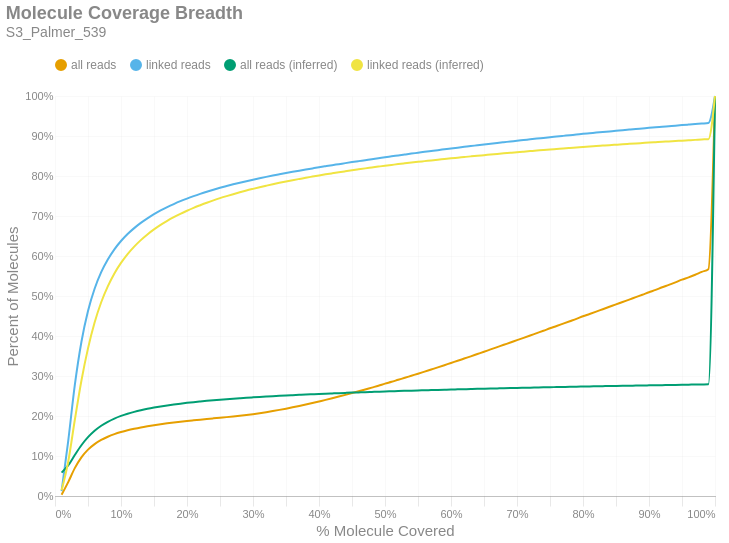

Write notebook code for a chart like this one.
### Markdown cell above
### Molecule Read Coverage
This chart shows molecule coverage breadth as computed by the number of bases aligned to that molecule. In other words, "*how much of each unique long molecule is actually sequenced/aligned?*" Keep in mind there is a distinction between sequences and alignments, since some sequences belonging to a particular molecule may not align well and wouldn't appear in the alignment data. This chart also shows molecule coverage breadth as computed by the *inferred fragment* from which the aligned sequences originate. Unlike read coverage, this calculation takes into account the total insert size, including unsequenced gaps between the forward and reverse reads. Like the previous figures, these are cumulative percents.

### Code cell
if SKIPLR:
    print_html(f"Skipped")
else:
    binned_df = consolidated_hist(valids['coverage_bp'], mask, 0.01, True)
    binned_df_inf = consolidated_hist(valids['coverage_inserts'], mask, 0.01, True)
    binned_df = binned_df.with_columns(pl.lit(binned_df_inf['all reads (cumsum)']).alias('all reads (inferred)'))
    binned_df = binned_df.with_columns(pl.lit(binned_df_inf['linked reads (cumsum)']).alias('linked reads (inferred)'))
    binned_df = binned_df.with_columns(
        (pl.col('bin').cast(pl.Float64) + 0.01).alias('right_edge')
    )

    with SafeRender(binned_df):
        (
            density_plot(binned_df, 'Molecule Coverage Breadth', samplename, 'molcov', ['all reads (inferred)','linked reads (inferred)'])
            .encode(
                #x=alt.X('bin:Q', title="% Molecule Covered").axis(format = '%').scale(padding=0),
                x=alt.X('right_edge:Q', title="% Molecule Covered").axis(format='%').scale(padding=0),
                y=alt.Y('value:Q', title='Percent of Molecules')
                    .axis(format='%')
                    .stack(False)
                    .scale(domainMin=0, padding=0),
                color=alt.Color("key:N").scale(domain = ["all reads", "linked reads", "all reads (inferred)", "linked reads (inferred)"]),
                tooltip = [
                    alt.Tooltip("key:N", title = "Data Type"),
                    alt.Tooltip("range_label:N", title="% Molecule Covered"),
                    alt.Tooltip("value:Q", format = ".2%", title="% Molecules")
                ]
            )
        ).display()

### Figure 1 — Vega-Lite specification as saved in the notebook (floating-point values rounded to 4 significant figures)
{"width": "container", "height": 400, "config": {"title": {"anchor": "start", "dy": -15, "fontSize": 18, "color": "#888888", "subtitleColor": "#888888", "subtitleFontSize": 14}, "arc": {"fill": "#0072B2"}, "axis": {"domainColor": "#888888", "domainWidth": 0.5, "gridWidth": 0.2, "grid": false, "titleFontWeight": 400, "titleFontSize": 15, "labelFontSize": 11, "labelColor": "#888888", "tickColor": "#888888", "tickWidth": 0.2, "titleColor": "#888888"}, "axisBand": {"grid": false}, "axisX": {"grid": true, "tickSize": 10, "domainCap": "round"}, "axisY": {"domain": false, "grid": true, "tickSize": 0, "domainCap": "round"}, "background": "transparent", "header": {"labelFontSize": 15, "labelColor": "#888888", "titleFontSize": 15, "titleFontWeight": 600, "titleColor": "#888888"}, "legend": {"labelFont": "sans-serif", "labelFontSize": 12, "labelColor": "#888888", "symbolSize": 100, "symbolType": "circle", "titleFontSize": 12, "titlePadding": 10, "titleColor": "#888888", "title": null, "orient": "top"}, "range": {"category": ["#E69F00", "#56B4E9", "#009E73", "#F0E442", "#0072B2", "#D55E00", "#CC79A7", "#000000"], "diverging": ["#cfe8f3", "#a2d4ec", "#73bfe2", "#46abdb", "#1696d2", "#12719e"]}, "area": {"fill": "#0072B2", "fillOpacity": 0.7, "line": true, "strokeOpacity": 0.7}, "line": {"color": "#0072B2", "stroke": "#0072B2", "strokeWidth": 2}, "trail": {"color": "#0072B2", "stroke": "#0072B2", "strokeWidth": 0, "size": 1}, "point": {"filled": true, "fillOpacity": 1.0, "size": 95}, "text": {"color": "#888888", "fontSize": 11, "align": "right", "fontWeight": 400, "size": 11}, "bar": {"fill": "#0072B2", "stroke": null}, "view": {"stroke": null, "continuousWidth": 660, "continuousHeight": 400}}, "data": {"name": "data-ad52a35de80c7991b611c7441a8c6ba6"}, "mark": {"type": "line", "interpolate": "monotone", "point": {"opacity": 0, "size": 275}}, "encoding": {"color": {"field": "key", "scale": {"domain": ["all reads", "linked reads", "all reads (inferred)", "linked reads (inferred)"]}, "type": "nominal"}, "tooltip": [{"field": "key", "title": "Data Type", "type": "nominal"}, {"field": "range_label", "title": "% Molecule Covered", "type": "nominal"}, {"field": "value", "format": ".2%", "title": "% Molecules", "type": "quantitative"}], "x": {"axis": {"format": "%"}, "field": "right_edge", "scale": {"padding": 0}, "title": "% Molecule Covered", "type": "quantitative"}, "y": {"axis": {"format": "%"}, "field": "value", "scale": {"domainMin": 0, "padding": 0}, "stack": false, "title": "Percent of Molecules", "type": "quantitative"}}, "params": [{"name": "param_c36ac31b6afebe62", "select": {"type": "point", "fields": ["key"]}, "bind": "legend"}], "title": {"text": "Molecule Coverage Breadth", "subtitle": "S3_Palmer_539"}, "transform": [{"fold": ["all reads (cumsum)", "linked reads (cumsum)", "all reads (inferred)", "linked reads (inferred)"]}, {"calculate": "replace(datum.key, ' (cumsum)', '')", "as": "key"}, {"filter": {"param": "param_c36ac31b6afebe62"}}], "usermeta": {"embedOptions": {"downloadFileName": "S3_Palmer_539.molcov"}}, "$schema": "https://vega.github.io/schema/vega-lite/v6.1.0.json", "datasets": {"data-ad52a35de80c7991b611c7441a8c6ba6": [{"bin": "0.0", "interval": "0.0-0.01", "all reads": 0.003364, "linked reads": 0.01233, "all reads (cumsum)": 0.003364, "linked reads (cumsum)": 0.01233, "range_label": "0.0-0.01", "all reads (inferred)": 0.05841, "linked reads (inferred)": 0.01454, "right_edge": 0.01}, {"bin": "0.01", "interval": "0.01-0.02", "all reads": 0.03142, "linked reads": 0.125, "all reads (cumsum)": 0.03479, "linked reads (cumsum)": 0.1374, "range_label": "0.01-0.02", "all reads (inferred)": 0.07645, "linked reads (inferred)": 0.08576, "right_edge": 0.02}, {"bin": "0.02", "interval": "0.02-0.03", "all reads": 0.03484, "linked reads": 0.1398, "all reads (cumsum)": 0.06963, "linked reads (cumsum)": 0.2771, "range_label": "0.02-0.03", "all reads (inferred)": 0.1025, "linked reads (inferred)": 0.19, "right_edge": 0.03}, {"bin": "0.03", "interval": "0.03-0.04", "all reads": 0.02694, "linked reads": 0.108, "all reads (cumsum)": 0.09657, "linked reads (cumsum)": 0.3851, "range_label": "0.03-0.04", "all reads (inferred)": 0.1269, "linked reads (inferred)": 0.2881, "right_edge": 0.04}, {"bin": "0.04", "interval": "0.04-0.05", "all reads": 0.01934, "linked reads": 0.07745, "all reads (cumsum)": 0.1159, "linked reads (cumsum)": 0.4626, "range_label": "0.04-0.05", "all reads (inferred)": 0.147, "linked reads (inferred)": 0.3691, "right_edge": 0.05}, {"bin": "0.05", "interval": "0.05-0.06", "all reads": 0.01392, "linked reads": 0.05559, "all reads (cumsum)": 0.1298, "linked reads (cumsum)": 0.5181, "range_label": "0.05-0.06", "all reads (inferred)": 0.1631, "linked reads (inferred)": 0.4337, "right_edge": 0.06}, {"bin": "0.06", "interval": "0.06-0.07", "all reads": 0.01038, "linked reads": 0.04139, "all reads (cumsum)": 0.1402, "linked reads (cumsum)": 0.5595, "range_label": "0.06-0.07", "all reads (inferred)": 0.1757, "linked reads (inferred)": 0.4844, "right_edge": 0.07}, {"bin": "0.07", "interval": "0.07-0.08", "all reads": 0.007968, "linked reads": 0.03168, "all reads (cumsum)": 0.1482, "linked reads (cumsum)": 0.5912, "range_label": "0.07-0.08", "all reads (inferred)": 0.1856, "linked reads (inferred)": 0.5241, "right_edge": 0.08}, {"bin": "0.08", "interval": "0.08-0.09", "all reads": 0.006422, "linked reads": 0.02549, "all reads (cumsum)": 0.1546, "linked reads (cumsum)": 0.6167, "range_label": "0.08-0.09", "all reads (inferred)": 0.1936, "linked reads (inferred)": 0.5565, "right_edge": 0.09}, {"bin": "0.09", "interval": "0.09-0.1", "all reads": 0.005252, "linked reads": 0.02075, "all reads (cumsum)": 0.1598, "linked reads (cumsum)": 0.6374, "range_label": "0.09-0.1", "all reads (inferred)": 0.2002, "linked reads (inferred)": 0.5828, "right_edge": 0.1}, {"bin": "0.1", "interval": "0.1-0.11", "all reads": 0.004448, "linked reads": 0.01751, "all reads (cumsum)": 0.1643, "linked reads (cumsum)": 0.655, "range_label": "0.1-0.11", "all reads (inferred)": 0.2057, "linked reads (inferred)": 0.6048, "right_edge": 0.11}, {"bin": "0.11", "interval": "0.11-0.12", "all reads": 0.003752, "linked reads": 0.01474, "all reads (cumsum)": 0.168, "linked reads (cumsum)": 0.6697, "range_label": "0.11-0.12", "all reads (inferred)": 0.2104, "linked reads (inferred)": 0.6235, "right_edge": 0.12}, {"bin": "0.12", "interval": "0.12-0.13", "all reads": 0.003335, "linked reads": 0.01307, "all reads (cumsum)": 0.1714, "linked reads (cumsum)": 0.6828, "range_label": "0.12-0.13", "all reads (inferred)": 0.2144, "linked reads (inferred)": 0.6397, "right_edge": 0.13}, {"bin": "0.13", "interval": "0.13-0.14", "all reads": 0.00292, "linked reads": 0.01143, "all reads (cumsum)": 0.1743, "linked reads (cumsum)": 0.6942, "range_label": "0.13-0.14", "all reads (inferred)": 0.218, "linked reads (inferred)": 0.6539, "right_edge": 0.14}, {"bin": "0.14", "interval": "0.14-0.15", "all reads": 0.002689, "linked reads": 0.01044, "all reads (cumsum)": 0.177, "linked reads (cumsum)": 0.7046, "range_label": "0.14-0.15", "all reads (inferred)": 0.2211, "linked reads (inferred)": 0.6664, "right_edge": 0.15}, {"bin": "0.15", "interval": "0.15-0.16", "all reads": 0.002415, "linked reads": 0.009236, "all reads (cumsum)": 0.1794, "linked reads (cumsum)": 0.7139, "range_label": "0.15-0.16", "all reads (inferred)": 0.2239, "linked reads (inferred)": 0.6777, "right_edge": 0.16}, {"bin": "0.16", "interval": "0.16-0.17", "all reads": 0.00221, "linked reads": 0.008348, "all reads (cumsum)": 0.1816, "linked reads (cumsum)": 0.7222, "range_label": "0.16-0.17", "all reads (inferred)": 0.2265, "linked reads (inferred)": 0.6878, "right_edge": 0.17}, {"bin": "0.17", "interval": "0.17-0.18", "all reads": 0.002066, "linked reads": 0.007666, "all reads (cumsum)": 0.1837, "linked reads (cumsum)": 0.7299, "range_label": "0.17-0.18", "all reads (inferred)": 0.2288, "linked reads (inferred)": 0.697, "right_edge": 0.18}, {"bin": "0.18", "interval": "0.18-0.19", "all reads": 0.001961, "linked reads": 0.007153, "all reads (cumsum)": 0.1856, "linked reads (cumsum)": 0.737, "range_label": "0.18-0.19", "all reads (inferred)": 0.2309, "linked reads (inferred)": 0.7054, "right_edge": 0.19}, {"bin": "0.19", "interval": "0.19-0.2", "all reads": 0.001847, "linked reads": 0.006562, "all reads (cumsum)": 0.1875, "linked reads (cumsum)": 0.7436, "range_label": "0.19-0.2", "all reads (inferred)": 0.2329, "linked reads (inferred)": 0.7132, "right_edge": 0.2}, {"bin": "0.2", "interval": "0.2-0.21", "all reads": 0.00173, "linked reads": 0.006075, "all reads (cumsum)": 0.1892, "linked reads (cumsum)": 0.7497, "range_label": "0.2-0.21", "all reads (inferred)": 0.2347, "linked reads (inferred)": 0.7204, "right_edge": 0.21}, {"bin": "0.21", "interval": "0.21-0.22", "all reads": 0.001695, "linked reads": 0.005704, "all reads (cumsum)": 0.1909, "linked reads (cumsum)": 0.7554, "range_label": "0.21-0.22", "all reads (inferred)": 0.2363, "linked reads (inferred)": 0.7269, "right_edge": 0.22}, {"bin": "0.22", "interval": "0.22-0.23", "all reads": 0.001633, "linked reads": 0.005379, "all reads (cumsum)": 0.1925, "linked reads (cumsum)": 0.7608, "range_label": "0.22-0.23", "all reads (inferred)": 0.2379, "linked reads (inferred)": 0.7332, "right_edge": 0.23}, {"bin": "0.23", "interval": "0.23-0.24", "all reads": 0.001568, "linked reads": 0.005036, "all reads (cumsum)": 0.1941, "linked reads (cumsum)": 0.7658, "range_label": "0.23-0.24", "all reads (inferred)": 0.2394, "linked reads (inferred)": 0.7391, "right_edge": 0.24}, {"bin": "0.24", "interval": "0.24-0.25", "all reads": 0.001542, "linked reads": 0.00471, "all reads (cumsum)": 0.1957, "linked reads (cumsum)": 0.7705, "range_label": "0.24-0.25", "all reads (inferred)": 0.2408, "linked reads (inferred)": 0.7446, "right_edge": 0.25}, {"bin": "0.25", "interval": "0.25-0.26", "all reads": 0.001528, "linked reads": 0.004416, "all reads (cumsum)": 0.1972, "linked reads (cumsum)": 0.7749, "range_label": "0.25-0.26", "all reads (inferred)": 0.242, "linked reads (inferred)": 0.7497, "right_edge": 0.26}, {"bin": "0.26", "interval": "0.26-0.27", "all reads": 0.001614, "linked reads": 0.004298, "all reads (cumsum)": 0.1988, "linked reads (cumsum)": 0.7792, "range_label": "0.26-0.27", "all reads (inferred)": 0.2433, "linked reads (inferred)": 0.7546, "right_edge": 0.27}, {"bin": "0.27", "interval": "0.27-0.28", "all reads": 0.001747, "linked reads": 0.004063, "all reads (cumsum)": 0.2005, "linked reads (cumsum)": 0.7833, "range_label": "0.27-0.28", "all reads (inferred)": 0.2444, "linked reads (inferred)": 0.7592, "right_edge": 0.28}, {"bin": "0.28", "interval": "0.28-0.29", "all reads": 0.001928, "linked reads": 0.003835, "all reads (cumsum)": 0.2025, "linked reads (cumsum)": 0.7871, "range_label": "0.28-0.29", "all reads (inferred)": 0.2456, "linked reads (inferred)": 0.7637, "right_edge": 0.29}, {"bin": "0.29", "interval": "0.29-0.3", "all reads": 0.00216, "linked reads": 0.003677, "all reads (cumsum)": 0.2046, "linked reads (cumsum)": 0.7908, "range_label": "0.29-0.3", "all reads (inferred)": 0.2466, "linked reads (inferred)": 0.7678, "right_edge": 0.3}, {"bin": "0.3", "interval": "0.3-0.31", "all reads": 0.002336, "linked reads": 0.003538, "all reads (cumsum)": 0.207, "linked reads (cumsum)": 0.7943, "range_label": "0.3-0.31", "all reads (inferred)": 0.2476, "linked reads (inferred)": 0.7718, "right_edge": 0.31}, {"bin": "0.31", "interval": "0.31-0.32", "all reads": 0.00257, "linked reads": 0.003448, "all reads (cumsum)": 0.2095, "linked reads (cumsum)": 0.7978, "range_label": "0.31-0.32", "all reads (inferred)": 0.2486, "linked reads (inferred)": 0.7757, "right_edge": 0.32}, {"bin": "0.32", "interval": "0.32-0.33", "all reads": 0.002805, "linked reads": 0.003333, "all reads (cumsum)": 0.2123, "linked reads (cumsum)": 0.8011, "range_label": "0.32-0.33", "all reads (inferred)": 0.2496, "linked reads (inferred)": 0.7794, "right_edge": 0.33}, {"bin": "0.33", "interval": "0.33-0.34", "all reads": 0.002932, "linked reads": 0.003157, "all reads (cumsum)": 0.2153, "linked reads (cumsum)": 0.8043, "range_label": "0.33-0.34", "all reads (inferred)": 0.2504, "linked reads (inferred)": 0.7829, "right_edge": 0.34}, {"bin": "0.34", "interval": "0.34-0.35", "all reads": 0.003098, "linked reads": 0.003095, "all reads (cumsum)": 0.2184, "linked reads (cumsum)": 0.8074, "range_label": "0.34-0.35", "all reads (inferred)": 0.2513, "linked reads (inferred)": 0.7862, "right_edge": 0.35}, {"bin": "0.35", "interval": "0.35-0.36", "all reads": 0.00327, "linked reads": 0.00303, "all reads (cumsum)": 0.2216, "linked reads (cumsum)": 0.8104, "range_label": "0.35-0.36", "all reads (inferred)": 0.2521, "linked reads (inferred)": 0.7894, "right_edge": 0.36}, {"bin": "0.36", "interval": "0.36-0.37", "all reads": 0.003429, "linked reads": 0.002932, "all reads (cumsum)": 0.2251, "linked reads (cumsum)": 0.8133, "range_label": "0.36-0.37", "all reads (inferred)": 0.2529, "linked reads (inferred)": 0.7925, "right_edge": 0.37}, {"bin": "0.37", "interval": "0.37-0.38", "all reads": 0.00359, "linked reads": 0.002885, "all reads (cumsum)": 0.2287, "linked reads (cumsum)": 0.8162, "range_label": "0.37-0.38", "all reads (inferred)": 0.2537, "linked reads (inferred)": 0.7956, "right_edge": 0.38}, {"bin": "0.38", "interval": "0.38-0.39", "all reads": 0.003731, "linked reads": 0.002797, "all reads (cumsum)": 0.2324, "linked reads (cumsum)": 0.819, "range_label": "0.38-0.39", "all reads (inferred)": 0.2544, "linked reads (inferred)": 0.7986, "right_edge": 0.39}, {"bin": "0.39", "interval": "0.39-0.4", "all reads": 0.003945, "linked reads": 0.00278, "all reads (cumsum)": 0.2363, "linked reads (cumsum)": 0.8218, "range_label": "0.39-0.4", "all reads (inferred)": 0.2552, "linked reads (inferred)": 0.8015, "right_edge": 0.4}, {"bin": "0.4", "interval": "0.4-0.41", "all reads": 0.003942, "linked reads": 0.002672, "all reads (cumsum)": 0.2403, "linked reads (cumsum)": 0.8245, "range_label": "0.4-0.41", "all reads (inferred)": 0.2559, "linked reads (inferred)": 0.8042, "right_edge": 0.41}, {"bin": "0.41", "interval": "0.41-0.42", "all reads": 0.004076, "linked reads": 0.002632, "all reads (cumsum)": 0.2444, "linked reads (cumsum)": 0.8271, "range_label": "0.41-0.42", "all reads (inferred)": 0.2565, "linked reads (inferred)": 0.8068, "right_edge": 0.42}, {"bin": "0.42", "interval": "0.42-0.43", "all reads": 0.004198, "linked reads": 0.002531, "all reads (cumsum)": 0.2486, "linked reads (cumsum)": 0.8296, "range_label": "0.42-0.43", "all reads (inferred)": 0.2572, "linked reads (inferred)": 0.8093, "right_edge": 0.43}, {"bin": "0.43", "interval": "0.43-0.44", "all reads": 0.004312, "linked reads": 0.002583, "all reads (cumsum)": 0.2529, "linked reads (cumsum)": 0.8322, "range_label": "0.43-0.44", "all reads (inferred)": 0.2578, "linked reads (inferred)": 0.8118, "right_edge": 0.44}, {"bin": "0.44", "interval": "0.44-0.45", "all reads": 0.00441, "linked reads": 0.002531, "all reads (cumsum)": 0.2573, "linked reads (cumsum)": 0.8347, "range_label": "0.44-0.45", "all reads (inferred)": 0.2584, "linked reads (inferred)": 0.8143, "right_edge": 0.45}, {"bin": "0.45", "interval": "0.45-0.46", "all reads": 0.004511, "linked reads": 0.002441, "all reads (cumsum)": 0.2618, "linked reads (cumsum)": 0.8372, "range_label": "0.45-0.46", "all reads (inferred)": 0.2591, "linked reads (inferred)": 0.8167, "right_edge": 0.46}, {"bin": "0.46", "interval": "0.46-0.47", "all reads": 0.004529, "linked reads": 0.0024, "all reads (cumsum)": 0.2663, "linked reads (cumsum)": 0.8396, "range_label": "0.46-0.47", "all reads (inferred)": 0.2597, "linked reads (inferred)": 0.8191, "right_edge": 0.47}, {"bin": "0.47", "interval": "0.47-0.48", "all reads": 0.004716, "linked reads": 0.002445, "all reads (cumsum)": 0.271, "linked reads (cumsum)": 0.842, "range_label": "0.47-0.48", "all reads (inferred)": 0.2602, "linked reads (inferred)": 0.8213, "right_edge": 0.48}, {"bin": "0.48", "interval": "0.48-0.49", "all reads": 0.004585, "linked reads": 0.002344, "all reads (cumsum)": 0.2756, "linked reads (cumsum)": 0.8444, "range_label": "0.48-0.49", "all reads (inferred)": 0.2608, "linked reads (inferred)": 0.8235, "right_edge": 0.49}, {"bin": "0.49", "interval": "0.49-0.5", "all reads": 0.005245, "linked reads": 0.002467, "all reads (cumsum)": 0.2809, "linked reads (cumsum)": 0.8468, "range_label": "0.49-0.5", "all reads (inferred)": 0.2614, "linked reads (inferred)": 0.8257, "right_edge": 0.5}, {"bin": "0.5", "interval": "0.5-0.51", "all reads": 0.004559, "linked reads": 0.002264, "all reads (cumsum)": 0.2854, "linked reads (cumsum)": 0.8491, "range_label": "0.5-0.51", "all reads (inferred)": 0.2619, "linked reads (inferred)": 0.8277, "right_edge": 0.51}, {"bin": "0.51", "interval": "0.51-0.52", "all reads": 0.005098, "linked reads": 0.002321, "all reads (cumsum)": 0.2905, "linked reads (cumsum)": 0.8514, "range_label": "0.51-0.52", "all reads (inferred)": 0.2624, "linked reads (inferred)": 0.8297, "right_edge": 0.52}, {"bin": "0.52", "interval": "0.52-0.53", "all reads": 0.004953, "linked reads": 0.002294, "all reads (cumsum)": 0.2955, "linked reads (cumsum)": 0.8537, "range_label": "0.52-0.53", "all reads (inferred)": 0.2629, "linked reads (inferred)": 0.8317, "right_edge": 0.53}, {"bin": "0.53", "interval": "0.53-0.54", "all reads": 0.005153, "linked reads": 0.002258, "all reads (cumsum)": 0.3006, "linked reads (cumsum)": 0.856, "range_label": "0.53-0.54", "all reads (inferred)": 0.2634, "linked reads (inferred)": 0.8336, "right_edge": 0.54}, {"bin": "0.54", "interval": "0.54-0.55", "all reads": 0.005088, "linked reads": 0.002162, "all reads (cumsum)": 0.3057, "linked reads (cumsum)": 0.8581, "range_label": "0.54-0.55", "all reads (inferred)": 0.2639, "linked reads (inferred)": 0.8354, "right_edge": 0.55}, {"bin": "0.55", "interval": "0.55-0.56", "all reads": 0.005301, "linked reads": 0.002202, "all reads (cumsum)": 0.311, "linked reads (cumsum)": 0.8603, "range_label": "0.55-0.56", "all reads (inferred)": 0.2644, "linked reads (inferred)": 0.8372, "right_edge": 0.56}, {"bin": "0.56", "interval": "0.56-0.57", "all reads": 0.005287, "linked reads": 0.002139, "all reads (cumsum)": 0.3163, "linked reads (cumsum)": 0.8625, "range_label": "0.56-0.57", "all reads (inferred)": 0.2648, "linked reads (inferred)": 0.839, "right_edge": 0.57}, {"bin": "0.57", "interval": "0.57-0.58", "all reads": 0.005297, "linked reads": 0.002134, "all reads (cumsum)": 0.3216, "linked reads (cumsum)": 0.8646, "range_label": "0.57-0.58", "all reads (inferred)": 0.2653, "linked reads (inferred)": 0.8407, "right_edge": 0.58}, {"bin": "0.58", "interval": "0.58-0.59", "all reads": 0.005435, "linked reads": 0.002092, "all reads (cumsum)": 0.327, "linked reads (cumsum)": 0.8667, "range_label": "0.58-0.59", "all reads (inferred)": 0.2657, "linked reads (inferred)": 0.8425, "right_edge": 0.59}, {"bin": "0.59", "interval": "0.59-0.6", "all reads": 0.005574, "linked reads": 0.002099, "all reads (cumsum)": 0.3326, "linked reads (cumsum)": 0.8688, "range_label": "0.59-0.6", "all reads (inferred)": 0.2662, "linked reads (inferred)": 0.8442, "right_edge": 0.6}, {"bin": "0.6", "interval": "0.6-0.61", "all reads": 0.005349, "linked reads": 0.002051, "all reads (cumsum)": 0.338, "linked reads (cumsum)": 0.8709, "range_label": "0.6-0.61", "all reads (inferred)": 0.2666, "linked reads (inferred)": 0.8458, "right_edge": 0.61}, {"bin": "0.61", "interval": "0.61-0.62", "all reads": 0.005616, "linked reads": 0.001985, "all reads (cumsum)": 0.3436, "linked reads (cumsum)": 0.8728, "range_label": "0.61-0.62", "all reads (inferred)": 0.267, "linked reads (inferred)": 0.8474, "right_edge": 0.62}, {"bin": "0.62", "interval": "0.62-0.63", "all reads": 0.005558, "linked reads": 0.001971, "all reads (cumsum)": 0.3491, "linked reads (cumsum)": 0.8748, "range_label": "0.62-0.63", "all reads (inferred)": 0.2674, "linked reads (inferred)": 0.8491, "right_edge": 0.63}, {"bin": "0.63", "interval": "0.63-0.64", "all reads": 0.005748, "linked reads": 0.002024, "all reads (cumsum)": 0.3549, "linked reads (cumsum)": 0.8768, "range_label": "0.63-0.64", "all reads (inferred)": 0.2679, "linked reads (inferred)": 0.8506, "right_edge": 0.64}, {"bin": "0.64", "interval": "0.64-0.65", "all reads": 0.005664, "linked reads": 0.002003, "all reads (cumsum)": 0.3605, "linked reads (cumsum)": 0.8788, "range_label": "0.64-0.65", "all reads (inferred)": 0.2683, "linked reads (inferred)": 0.8521, "right_edge": 0.65}, {"bin": "0.65", "interval": "0.65-0.66", "all reads": 0.005941, "linked reads": 0.001956, "all reads (cumsum)": 0.3665, "linked reads (cumsum)": 0.8808, "range_label": "0.65-0.66", "all reads (inferred)": 0.2687, "linked reads (inferred)": 0.8537, "right_edge": 0.66}, {"bin": "0.66", "interval": "0.66-0.67", "all reads": 0.005673, "linked reads": 0.00187, "all reads (cumsum)": 0.3722, "linked reads (cumsum)": 0.8827, "range_label": "0.66-0.67", "all reads (inferred)": 0.269, "linked reads (inferred)": 0.8552, "right_edge": 0.67}, {"bin": "0.67", "interval": "0.67-0.68", "all reads": 0.005801, "linked reads": 0.001825, "all reads (cumsum)": 0.378, "linked reads (cumsum)": 0.8845, "range_label": "0.67-0.68", "all reads (inferred)": 0.2694, "linked reads (inferred)": 0.8566, "right_edge": 0.68}, {"bin": "0.68", "interval": "0.68-0.69", "all reads": 0.005702, "linked reads": 0.001812, "all reads (cumsum)": 0.3837, "linked reads (cumsum)": 0.8863, "range_label": "0.68-0.69", "all reads (inferred)": 0.2698, "linked reads (inferred)": 0.8581, "right_edge": 0.69}, {"bin": "0.69", "interval": "0.69-0.7", "all reads": 0.005967, "linked reads": 0.001841, "all reads (cumsum)": 0.3896, "linked reads (cumsum)": 0.8881, "range_label": "0.69-0.7", "all reads (inferred)": 0.2702, "linked reads (inferred)": 0.8595, "right_edge": 0.7}, {"bin": "0.7", "interval": "0.7-0.71", "all reads": 0.005795, "linked reads": 0.001783, "all reads (cumsum)": 0.3954, "linked reads (cumsum)": 0.8899, "range_label": "0.7-0.71", "all reads (inferred)": 0.2706, "linked reads (inferred)": 0.8609, "right_edge": 0.71}, {"bin": "0.71", "interval": "0.71-0.72", "all reads": 0.005885, "linked reads": 0.001802, "all reads (cumsum)": 0.4013, "linked reads (cumsum)": 0.8917, "range_label": "0.71-0.72", "all reads (inferred)": 0.2709, "linked reads (inferred)": 0.8622, "right_edge": 0.72}, {"bin": "0.72", "interval": "0.72-0.73", "all reads": 0.005964, "linked reads": 0.001781, "all reads (cumsum)": 0.4073, "linked reads (cumsum)": 0.8935, "range_label": "0.72-0.73", "all reads (inferred)": 0.2713, "linked reads (inferred)": 0.8636, "right_edge": 0.73}, {"bin": "0.73", "interval": "0.73-0.74", "all reads": 0.005867, "linked reads": 0.001767, "all reads (cumsum)": 0.4131, "linked reads (cumsum)": 0.8953, "range_label": "0.73-0.74", "all reads (inferred)": 0.2716, "linked reads (inferred)": 0.8649, "right_edge": 0.74}, {"bin": "0.74", "interval": "0.74-0.75", "all reads": 0.006171, "linked reads": 0.001777, "all reads (cumsum)": 0.4193, "linked reads (cumsum)": 0.897, "range_label": "0.74-0.75", "all reads (inferred)": 0.272, "linked reads (inferred)": 0.8663, "right_edge": 0.75}, {"bin": "0.75", "interval": "0.75-0.76", "all reads": 0.005775, "linked reads": 0.001613, "all reads (cumsum)": 0.4251, "linked reads (cumsum)": 0.8987, "range_label": "0.75-0.76", "all reads (inferred)": 0.2723, "linked reads (inferred)": 0.8675, "right_edge": 0.76}, {"bin": "0.76", "interval": "0.76-0.77", "all reads": 0.00595, "linked reads": 0.001659, "all reads (cumsum)": 0.431, "linked reads (cumsum)": 0.9003, "range_label": "0.76-0.77", "all reads (inferred)": 0.2727, "linked reads (inferred)": 0.8688, "right_edge": 0.77}, {"bin": "0.77", "interval": "0.77-0.78", "all reads": 0.005955, "linked reads": 0.001677, "all reads (cumsum)": 0.437, "linked reads (cumsum)": 0.902, "range_label": "0.77-0.78", "all reads (inferred)": 0.273, "linked reads (inferred)": 0.87, "right_edge": 0.78}, {"bin": "0.78", "interval": "0.78-0.79", "all reads": 0.005967, "linked reads": 0.001631, "all reads (cumsum)": 0.443, "linked reads (cumsum)": 0.9036, "range_label": "0.78-0.79", "all reads (inferred)": 0.2733, "linked reads (inferred)": 0.8713, "right_edge": 0.79}, {"bin": "0.79", "interval": "0.79-0.8", "all reads": 0.006304, "linked reads": 0.001707, "all reads (cumsum)": 0.4493, "linked reads (cumsum)": 0.9053, "range_label": "0.79-0.8", "all reads (inferred)": 0.2736, "linked reads (inferred)": 0.8725, "right_edge": 0.8}, {"bin": "0.8", "interval": "0.8-0.81", "all reads": 0.005716, "linked reads": 0.001543, "all reads (cumsum)": 0.455, "linked reads (cumsum)": 0.9069, "range_label": "0.8-0.81", "all reads (inferred)": 0.274, "linked reads (inferred)": 0.8737, "right_edge": 0.81}, {"bin": "0.81", "interval": "0.81-0.82", "all reads": 0.005937, "linked reads": 0.001574, "all reads (cumsum)": 0.4609, "linked reads (cumsum)": 0.9085, "range_label": "0.81-0.82", "all reads (inferred)": 0.2743, "linked reads (inferred)": 0.8748, "right_edge": 0.82}, {"bin": "0.82", "interval": "0.82-0.83", "all reads": 0.00605, "linked reads": 0.001544, "all reads (cumsum)": 0.467, "linked reads (cumsum)": 0.91, "range_label": "0.82-0.83", "all reads (inferred)": 0.2746, "linked reads (inferred)": 0.876, "right_edge": 0.83}, {"bin": "0.83", "interval": "0.83-0.84", "all reads": 0.006022, "linked reads": 0.001519, "all reads (cumsum)": 0.473, "linked reads (cumsum)": 0.9115, "range_label": "0.83-0.84", "all reads (inferred)": 0.2749, "linked reads (inferred)": 0.8771, "right_edge": 0.84}, {"bin": "0.84", "interval": "0.84-0.85", "all reads": 0.005992, "linked reads": 0.001496, "all reads (cumsum)": 0.479, "linked reads (cumsum)": 0.913, "range_label": "0.84-0.85", "all reads (inferred)": 0.2752, "linked reads (inferred)": 0.8782, "right_edge": 0.85}, {"bin": "0.85", "interval": "0.85-0.86", "all reads": 0.006068, "linked reads": 0.001566, "all reads (cumsum)": 0.485, "linked reads (cumsum)": 0.9146, "range_label": "0.85-0.86", "all reads (inferred)": 0.2755, "linked reads (inferred)": 0.8793, "right_edge": 0.86}, {"bin": "0.86", "interval": "0.86-0.87", "all reads": 0.005962, "linked reads": 0.001471, "all reads (cumsum)": 0.491, "linked reads (cumsum)": 0.916, "range_label": "0.86-0.87", "all reads (inferred)": 0.2758, "linked reads (inferred)": 0.8804, "right_edge": 0.87}, {"bin": "0.87", "interval": "0.87-0.88", "all reads": 0.006106, "linked reads": 0.001462, "all reads (cumsum)": 0.4971, "linked reads (cumsum)": 0.9175, "range_label": "0.87-0.88", "all reads (inferred)": 0.2761, "linked reads (inferred)": 0.8814, "right_edge": 0.88}, {"bin": "0.88", "interval": "0.88-0.89", "all reads": 0.006031, "linked reads": 0.001419, "all reads (cumsum)": 0.5031, "linked reads (cumsum)": 0.9189, "range_label": "0.88-0.89", "all reads (inferred)": 0.2763, "linked reads (inferred)": 0.8824, "right_edge": 0.89}, {"bin": "0.89", "interval": "0.89-0.9", "all reads": 0.006238, "linked reads": 0.001441, "all reads (cumsum)": 0.5094, "linked reads (cumsum)": 0.9204, "range_label": "0.89-0.9", "all reads (inferred)": 0.2766, "linked reads (inferred)": 0.8835, "right_edge": 0.9}, {"bin": "0.9", "interval": "0.9-0.91", "all reads": 0.005845, "linked reads": 0.00132, "all reads (cumsum)": 0.5152, "linked reads (cumsum)": 0.9217, "range_label": "0.9-0.91", "all reads (inferred)": 0.2769, "linked reads (inferred)": 0.8845, "right_edge": 0.91}, {"bin": "0.91", "interval": "0.91-0.92", "all reads": 0.006664, "linked reads": 0.001409, "all reads (cumsum)": 0.5219, "linked reads (cumsum)": 0.9231, "range_label": "0.91-0.92", "all reads (inferred)": 0.2772, "linked reads (inferred)": 0.8855, "right_edge": 0.92}, {"bin": "0.92", "interval": "0.92-0.93", "all reads": 0.005774, "linked reads": 0.001373, "all reads (cumsum)": 0.5277, "linked reads (cumsum)": 0.9245, "range_label": "0.92-0.93", "all reads (inferred)": 0.2775, "linked reads (inferred)": 0.8864, "right_edge": 0.93}, {"bin": "0.93", "interval": "0.93-0.94", "all reads": 0.006278, "linked reads": 0.001389, "all reads (cumsum)": 0.5339, "linked reads (cumsum)": 0.9259, "range_label": "0.93-0.94", "all reads (inferred)": 0.2777, "linked reads (inferred)": 0.8874, "right_edge": 0.94}, {"bin": "0.94", "interval": "0.94-0.95", "all reads": 0.006853, "linked reads": 0.001352, "all reads (cumsum)": 0.5408, "linked reads (cumsum)": 0.9272, "range_label": "0.94-0.95", "all reads (inferred)": 0.278, "linked reads (inferred)": 0.8884, "right_edge": 0.95}, {"bin": "0.95", "interval": "0.95-0.96", "all reads": 0.005774, "linked reads": 0.001293, "all reads (cumsum)": 0.5466, "linked reads (cumsum)": 0.9285, "range_label": "0.95-0.96", "all reads (inferred)": 0.2783, "linked reads (inferred)": 0.8893, "right_edge": 0.96}, {"bin": "0.96", "interval": "0.96-0.97", "all reads": 0.006648, "linked reads": 0.001282, "all reads (cumsum)": 0.5532, "linked reads (cumsum)": 0.9298, "range_label": "0.96-0.97", "all reads (inferred)": 0.2786, "linked reads (inferred)": 0.8903, "right_edge": 0.97}, {"bin": "0.97", "interval": "0.97-0.98", "all reads": 0.007118, "linked reads": 0.00125, "all reads (cumsum)": 0.5603, "linked reads (cumsum)": 0.931, "range_label": "0.97-0.98", "all reads (inferred)": 0.2789, "linked reads (inferred)": 0.8913, "right_edge": 0.98}, {"bin": "0.98", "interval": "0.98-0.99", "all reads": 0.006572, "linked reads": 0.0013, "all reads (cumsum)": 0.5669, "linked reads (cumsum)": 0.9323, "range_label": "0.98-0.99", "all reads (inferred)": 0.2793, "linked reads (inferred)": 0.8921, "right_edge": 0.99}, {"bin": "0.99", "interval": "0.99-1.0", "all reads": 0.4331, "linked reads": 0.06766, "all reads (cumsum)": 1.0, "linked reads (cumsum)": 1.0, "range_label": "0.99-1.0", "all reads (inferred)": 1.0, "linked reads (inferred)": 1.0, "right_edge": 1.0}]}}
